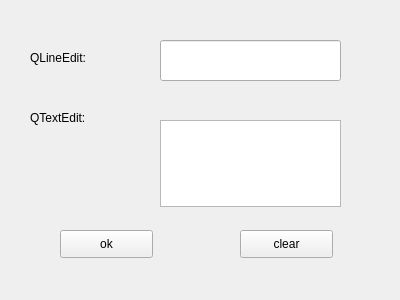
<?xml version="1.0" encoding="UTF-8"?>
<ui version="4.0">
 <class>Form</class>
 <widget class="QWidget" name="Form">
  <property name="geometry">
   <rect>
    <x>0</x>
    <y>0</y>
    <width>400</width>
    <height>300</height>
   </rect>
  </property>
  <property name="windowTitle">
   <string>Form</string>
  </property>
  <widget class="QLabel" name="label">
   <property name="geometry">
    <rect>
     <x>30</x>
     <y>50</y>
     <width>91</width>
     <height>16</height>
    </rect>
   </property>
   <property name="text">
    <string>QLineEdit:</string>
   </property>
  </widget>
  <widget class="QLabel" name="label_2">
   <property name="geometry">
    <rect>
     <x>30</x>
     <y>110</y>
     <width>111</width>
     <height>16</height>
    </rect>
   </property>
   <property name="text">
    <string>QTextEdit:</string>
   </property>
  </widget>
  <widget class="QPushButton" name="pushButton">
   <property name="geometry">
    <rect>
     <x>60</x>
     <y>230</y>
     <width>93</width>
     <height>28</height>
    </rect>
   </property>
   <property name="text">
    <string>ok</string>
   </property>
  </widget>
  <widget class="QPushButton" name="pushButton_2">
   <property name="geometry">
    <rect>
     <x>240</x>
     <y>230</y>
     <width>93</width>
     <height>28</height>
    </rect>
   </property>
   <property name="text">
    <string>clear</string>
   </property>
  </widget>
  <widget class="QLineEdit" name="lineEdit">
   <property name="geometry">
    <rect>
     <x>160</x>
     <y>40</y>
     <width>181</width>
     <height>41</height>
    </rect>
   </property>
  </widget>
  <widget class="QTextEdit" name="textEdit">
   <property name="geometry">
    <rect>
     <x>160</x>
     <y>120</y>
     <width>181</width>
     <height>87</height>
    </rect>
   </property>
  </widget>
 </widget>
 <resources/>
 <connections>
  <connection>
   <sender>pushButton_2</sender>
   <signal>clicked()</signal>
   <receiver>textEdit</receiver>
   <slot>clear()</slot>
   <hints>
    <hint type="sourcelabel">
     <x>255</x>
     <y>235</y>
    </hint>
    <hint type="destinationlabel">
     <x>282</x>
     <y>153</y>
    </hint>
   </hints>
  </connection>
 </connections>
</ui>
